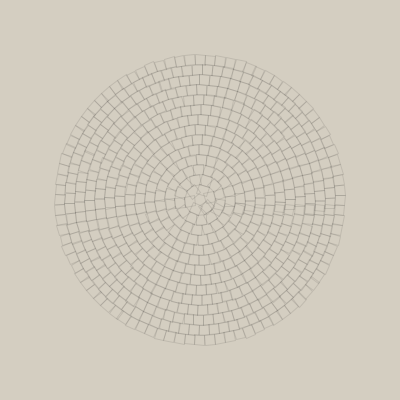
Frame 1 (no input)
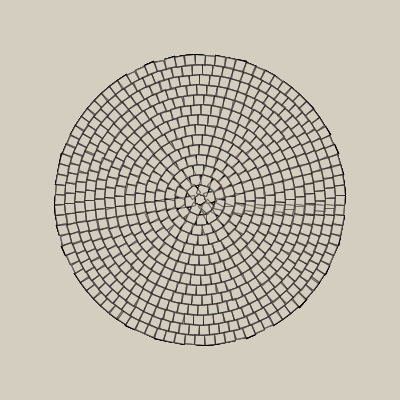
Frame 60 (the mouse pressed at the canvas centre just before this capture)
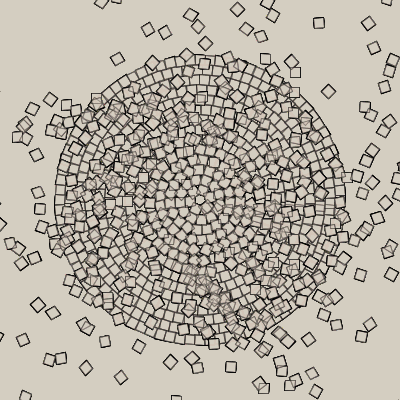
Frame 120 (the mouse held since frame 60 and released just before this capture)

The Processing sketch that drew these frames (run headless with seeded random() and noise(); from frame 60 on, the mouse is pressed at the canvas centre):

// Processing sketch: processing_182224
// ── processing_182224.pde

//int rect_width = 16;
//int rect_height = 16;
int rect_width = 10;
int rect_height = 10;
int number_of_rings = 15;
//int margins = 3;
 int seed_counter = 0;
 
void setup(){
  background(212,206,193);
//  size(288,575);
  size(400,400);
  stroke(0,0,0,25);
  strokeWeight(1.1);
  noFill();
  randomSeed(seed_counter);

 
 
}
 
void draw(){
  
  
//  noiseSeed(millis());
  int rect_count=1;
 
  for(int ring_number=1;ring_number<number_of_rings;ring_number++){
 
    float ring_circumference = 2 * PI * rect_height * ring_number;
    float rects_per_ring = ring_circumference/rect_width;
    float rotation_increment = radians(360/rects_per_ring);   
    
    // now go through every rect in this ring, note the int cast
    for(int row=1; row<=(int)rects_per_ring + 1; row++) {
      pushMatrix();
 
      // start from the center
      translate(width/2, height/2);
      
      // rotate around center of screen
      rotate(rotation_increment*row);
      
      // shift this rect to its ring position
      translate(rect_height*ring_number, 0);
      
      // calculate random translation offset
      int random_offset = round(random(rect_count)*0.000005*mouseX*pow(rect_count, 1.001));
 
      translate(0, random_offset);
      
      float mouse_y_mapped = map(0.001*pow(rect_count, 1.001), 0, height, 0, 360);
      float theta = radians(random(rect_count)*mouseY*mouse_y_mapped); 
      
      // Rotate by the angle theta
      rotate(theta);
      
      rectMode(CENTER);
      strokeWeight(1);
      rect(0,0,rect_height, rect_width);
//      ellipse(0,0,rect_height, rect_width);
      popMatrix();
      
      rect_count++;
    }
  randomSeed(seed_counter);  // reset seed so next frame looks same
  } 
  fill(212,206,193,20);
  //rect(0,0,width,height);

}
void mouseClicked() {
  if (mouseButton == LEFT) {
    seed_counter++;
    randomSeed(seed_counter);
  } else {
    background(212,206,193);
  }
}
